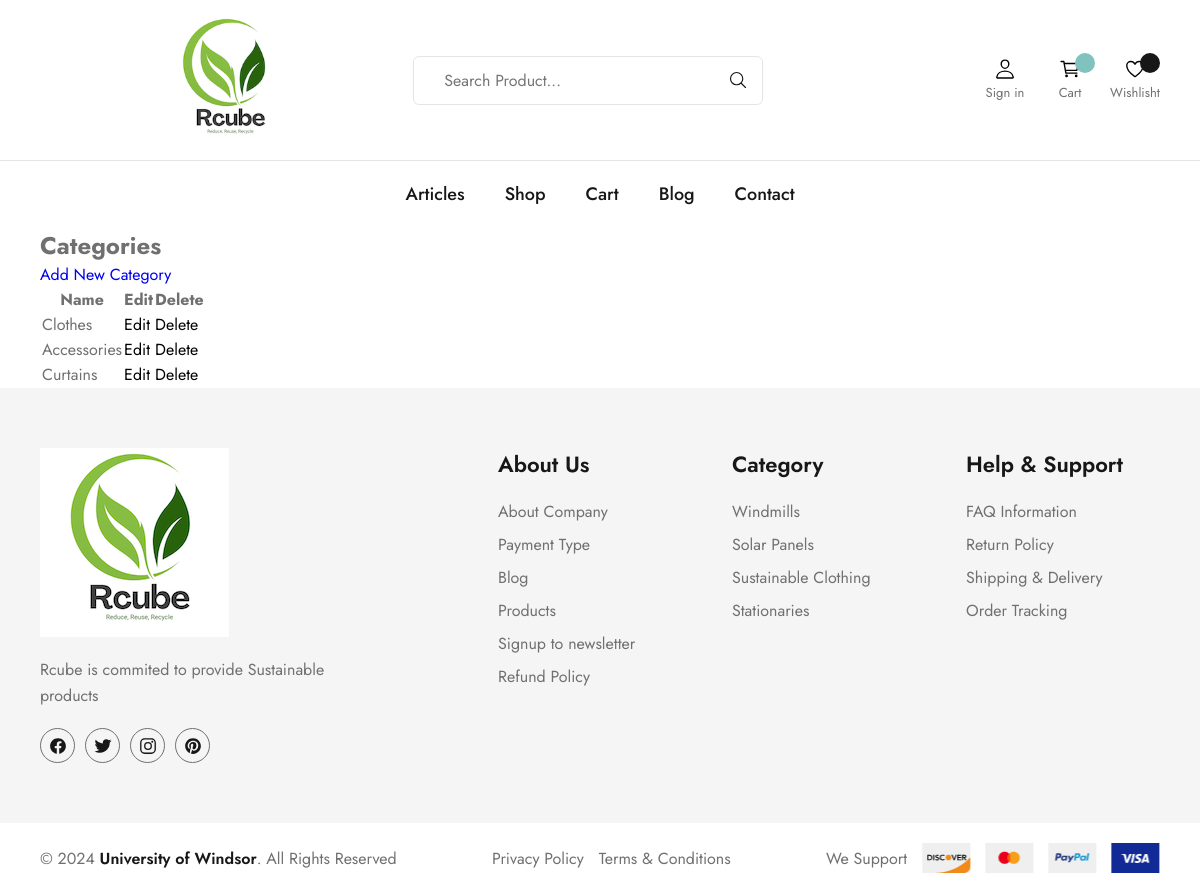
Page /categories/ on the committed database.
### usersApp/models.py (models this page shows, shortened)
class Category(models.Model):
    name = models.CharField(max_length=100, unique=True)
    description = models.TextField(blank=True)

### usersApp/views.py (the view)
# urls.py: path('categories/', views.list_categories, name='list_categories'),
def list_categories(request):
    categories = Category.objects.all()
    return render(request, 'list_categories.html', {'categories': categories})

### usersApp/templates/list_categories.html (shortened to what this page needs)
{% extends "rcube-green-ecom/base.html" %}
{% block content %}
  <h2>Categories</h2>
  <a href="{% url 'add_category' %}">Add New Category</a>
  <table>
    <thead>
      <tr>
        <th>Name</th>
        <th>Edit</th>
        <th>Delete</th>
      </tr>
    </thead>
    <tbody>
      {% for category in categories %}
        <tr>
          <td>{{ category.name }}</td>
          <td>
            <form method="get" action="{% url 'edit_category' category.id %}">
              <button type="submit">Edit</button>
            </form>
          </td>
          <td>
            <form method="post" action="{% url 'delete_category' category.id %}">
              <button type="submit">Delete</button>
            </form>
          </td>
        </tr>
      {% endfor %}
    </tbody>
  </table>
{% endblock %}

### rcubeApp/static/css/style.css (style rules this page uses)
:root { --middle-blue-green: hsl(176, 35%, 63%); --sonic-silver: hsl(0, 0%, 44%); --eerie-black: hsl(0, 0%, 9%); --ocean-green: hsl(148, 45%, 58%); --candy-pink: hsl(356, 65%, 63%); --cultured: hsl(0, 0%, 96%); --white: hsl(0, 0%, 100%); --black: hsl(0, 0%, 0%); --ff-jost: "Jost", sans-serif; --fs-1: 2.5rem; --fs-2: 1.75rem; --fs-3: 1.625rem; --fs-4: 1.5rem; --fs-5: 1.375rem; --fs-6: 1.25rem; --fs-7: 1.125rem; --fs-8: 0.938rem; --fs-9: 0.875rem; --fs-10: 0.813rem; --fw-500: 500; --fw-600: 600; --transition-1: 0.25s ease; --transition-2: 0.75s ease; --cubic-out: cubic-bezier(0.51, 0.03, 0.64, 0.28); --cubic-in: cubic-bezier(0.33, 0.85, 0.56, 1.02); --section-padding: 60px; }
*, *::before, *::after { margin: 0; padding: 0; box-sizing: border-box; }
a { text-decoration: none; }
a, img, span, input, button, ion-icon { display: block; }
input, button { background: none; border: none; font: inherit; }
button { text-align: left; cursor: pointer; }
html { font-family: var(--ff-jost); color: var(--sonic-silver); scroll-behavior: smooth; }
a, button { transition: var(--transition-1); }
@media (min-width: 480px) { :root { --fs-1: 3rem; --fs-2: 2rem; } }
@media (min-width: 580px) { :root { --fs-1: 3.75rem; --fs-2: 2.375rem; --fs-3: 2.25rem; } }
@media (min-width: 992px) { :root { --fs-1: 5rem; } }

### rows in the picture
Category: name "Clothes"
Category: name "Accessories"
Category: name "Curtains"
